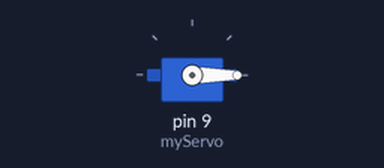
This program was run on a simulated Arduino Uno, built with avr-gcc and run on an emulated ATmega328P. Shown: servo.

Above: at 0.1 s.
At 1.1 s:
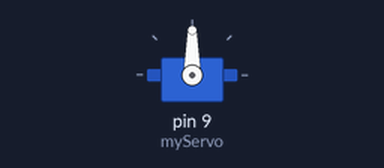
At 2.1 s:
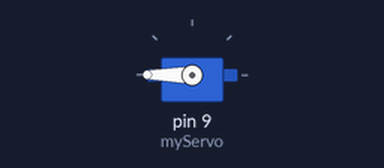
Timing chart, 0 to 3.6 s (numbered marks = the images above):
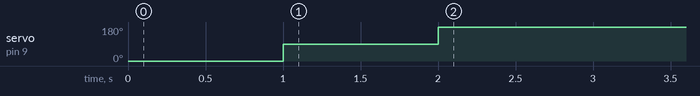

The program:

main.cpp
```cpp
#include <Arduino.h>
#include <Servo.h>

Servo myServo;

void setup() {
  myServo.attach(9); // Atau ganti pin lain
  myServo.write(0);
  delay(1000);
  myServo.write(90);
  delay(1000);
  myServo.write(180);
}

void loop() {}
```

Measured:
- by itself, servo on pin 9 (myServo): 0° → 90° at 1.0 s, → 180° 1.0 s later
